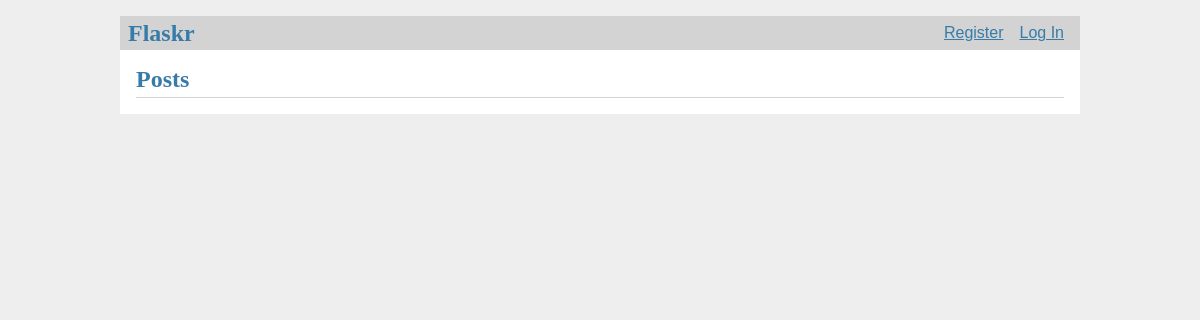
Before: / with the older database file.
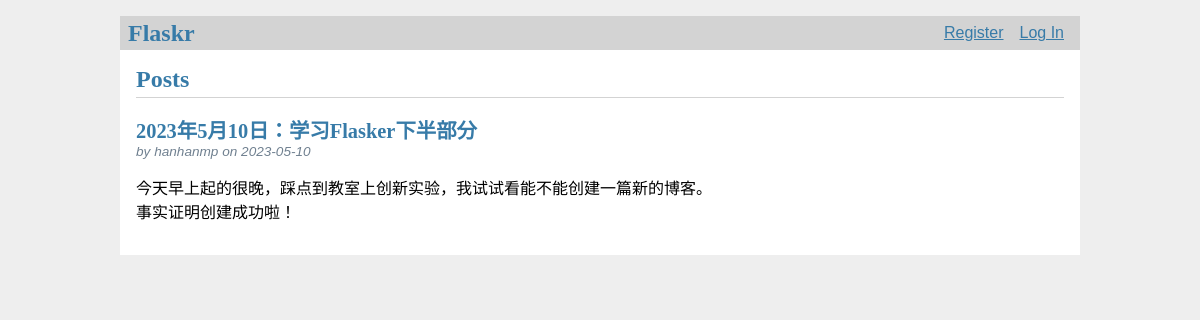
After: the same page with the newer database file.
### tables this page shows
CREATE TABLE post (
  id INTEGER PRIMARY KEY AUTOINCREMENT,
  author_id INTEGER NOT NULL,
  created TIMESTAMP NOT NULL DEFAULT CURRENT_TIMESTAMP,
  title TEXT NOT NULL,
  body TEXT NOT NULL,
  FOREIGN KEY (author_id) REFERENCES user (id)
);

CREATE TABLE user (
  id INTEGER PRIMARY KEY AUTOINCREMENT,
  username TEXT UNIQUE NOT NULL,
  password TEXT NOT NULL
);

### flaskr/blog.py (the view)
@bp.route('/')
def index():
    db = get_db()
    posts = db.execute(
        'SELECT p.id, title, body, created, author_id, username'
        ' FROM post p JOIN user u ON p.author_id = u.id'
        ' ORDER BY created DESC'
    ).fetchall()
    return render_template('blog/index.html', posts=posts)

### flaskr/auth.py (called while the page is built)
@bp.before_app_request
def load_logged_in_user():
    user_id = session.get('user_id')
    if user_id is None:
        g.user = None
    else:
        g.user = get_db().execute(
            'SELECT * FROM user WHERE id = ?', (user_id,)
        ).fetchone()

### flaskr/db.py (called while the page is built)
def get_db():
    if 'db' not in g:
        g.db = sqlite3.connect(
            current_app.config['DATABASE'],
            detect_types=sqlite3.PARSE_DECLTYPES
        )
        g.db.row_factory = sqlite3.Row
    return g.db

### flaskr/templates/blog/index.html (shortened to what this page needs)
{% extends 'base.html' %}
{% block header %}
  <h1>{% block title %}Posts{% endblock %}</h1>
{% endblock %}
{% block content %}
  {% for post in posts %}
    <article class="post">
      <header>
        <div>
          <h1>{{ post['title'] }}</h1>
          <div class="about">by {{ post['username'] }} on {{ post['created'].strftime('%Y-%m-%d') }}</div>
        </div>
      </header>
      <p class="body">{{ post['body'] }}</p>
    </article>
  {% endfor %}
{% endblock %}

### flaskr/templates/base.html (shortened to what this page needs)
<!doctype html>
<link rel="stylesheet" href="{{ url_for('static', filename='style.css') }}">
<nav>
  <h1>Flaskr</h1>
  <ul>
    {% if g.user %}
      <li><span>{{ g.user['username'] }}</span>
      <li><a href="{{ url_for('auth.logout') }}">Log Out</a>
    {% else %}
      <li><a href="{{ url_for('auth.register') }}">Register</a>
      <li><a href="{{ url_for('auth.login') }}">Log In</a>
    {% endif %}
  </ul>
</nav>
<section class="content">
  <header>
    {% block header %}{% endblock %}
  </header>
  {% block content %}{% endblock %}
</section>

### flaskr/static/style.css (style rules this page uses)
h1 { font-family: serif; color: #377ba8; margin: 1rem 0; }
a { color: #377ba8; }
nav { background: lightgray; display: flex; align-items: center; padding: 0 0.5rem; }
nav h1 { flex: auto; margin: 0; }
nav ul { display: flex; list-style: none; margin: 0; padding: 0; }
nav ul li a, nav ul li span, header .action { display: block; padding: 0.5rem; }
.content { padding: 0 1rem 1rem; }
.content>header { border-bottom: 1px solid lightgray; display: flex; align-items: flex-end; }
.content>header h1 { flex: auto; margin: 1rem 0 0.25rem 0; }
.post>header { display: flex; align-items: flex-end; font-size: 0.85em; }
.post>header>div:first-of-type { flex: auto; }
.post>header h1 { font-size: 1.5em; margin-bottom: 0; }
.post .about { color: slategray; font-style: italic; }
.post .body { white-space: pre-line; }
.content:last-child { margin-bottom: 0; }

Changed rows visible on the page:
added post: title "2023年5月10日：学习Flasker下半部分", username "hanhanmp", created "2023-05-10", body "今天早上起的很晚，踩点到教室上创新实验，我试试看能不能创建一篇新的博客。 事实证明创建成功啦！"
